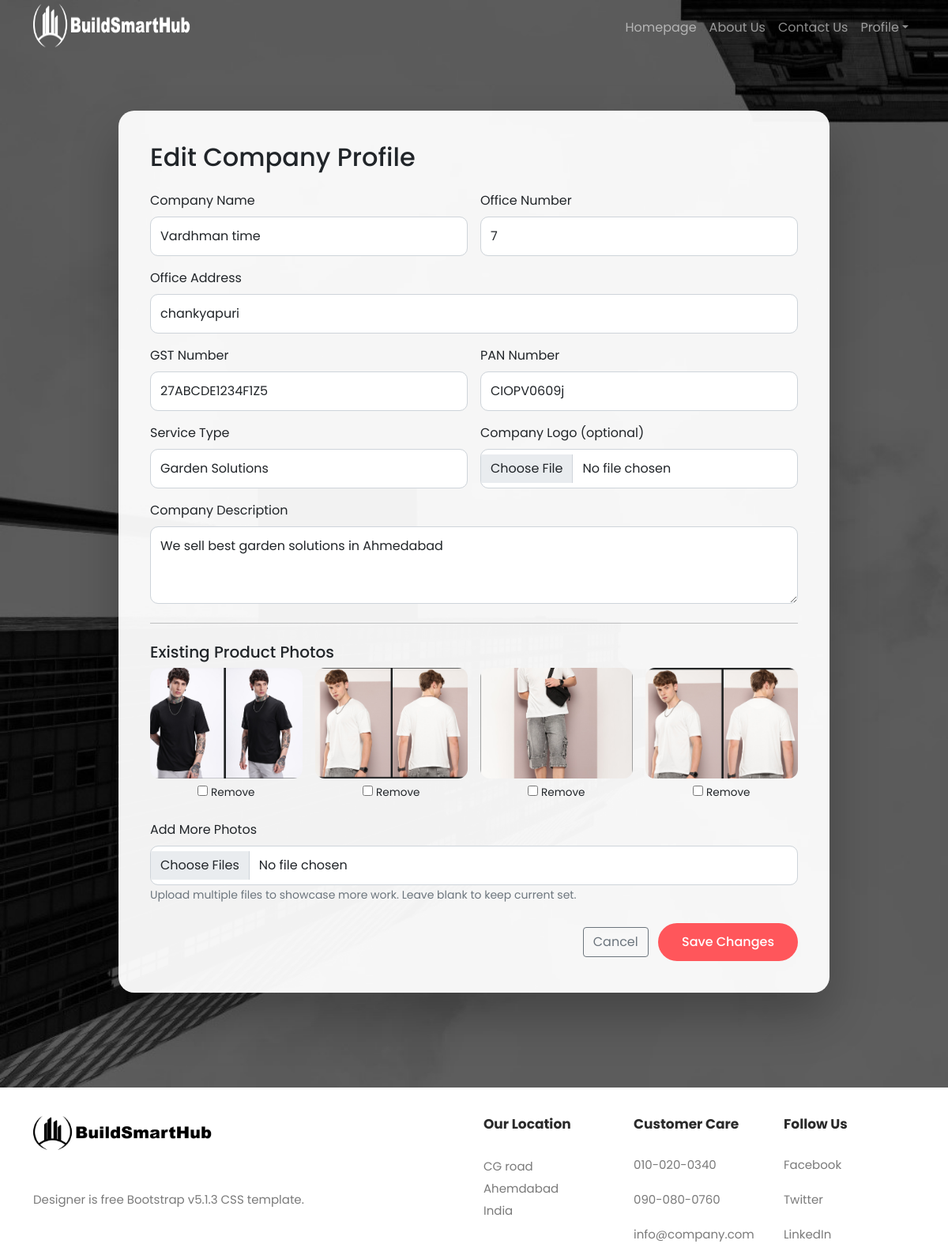
Screenshot of /editprofile.html/ (signed in) with the database file from the repository.
### demo/models.py (models this page shows, shortened)
class UserProfile(models.Model):
    user = models.ForeignKey('User', on_delete=models.CASCADE)
    company_name = models.CharField(max_length=100, unique=True)
    office_address = models.CharField(max_length=200)
    office_number = models.CharField(max_length=15)
    gst_number = models.CharField(max_length=20)
    pan_number = models.CharField(max_length=20)
    service_type = models.CharField(max_length=100, choices=SERVICE_TYPE_CHOICES)
    company_description = models.TextField()
    logo = models.ImageField(upload_to="Img/logo", blank=True, null=True)

class ProfileImage(models.Model):
    profile = models.ForeignKey(UserProfile, related_name='images', on_delete=models.CASCADE)
    image = models.ImageField(upload_to='Img/profile')
    uploaded_at = models.DateTimeField(auto_now_add=True)

### demo/views.py (the view, shortened to what this page needs)
# urls.py: path('editprofile.html/', views.editprofile,name='editprofile'),
def editprofile(request):
    logged_in_username = request.session.get('logged_in_username')
    service_type_choices = SERVICE_TYPE_CHOICES
    valid_service_types = [choice[0] for choice in service_type_choices]
    if not logged_in_username:
        messages.error(request, "Please login to edit your profile.")
        return redirect('trending')
    try:
        user = User.objects.get(name=logged_in_username)
    except User.DoesNotExist:
        messages.error(request, "User does not exist.")
        return redirect('trending')
    try:
        profile = UserProfile.objects.get(user=user)
    except UserProfile.DoesNotExist:
        messages.error(request, "No profile found. Create one first.")
        return redirect('createprof')
    context = {
        'profile': profile,
        'photos': profile.images.all(),
        'service_type_choices': service_type_choices,
        'selected_service_type': profile.service_type,
    }
    return render(request, 'demo/Modified_files/editprofile.html', context)

### demo/context_processors.py (called while the page is built)
def user_flags(request):
    return {
        'is_service_provider': request.session.get('is_service_provider', False),
        'is_user': request.session.get('is_user', False),
        'logged_in_username': request.session.get('logged_in_username'),
        'logged_in_user_id': request.session.get('logged_in_user_id'),
    }

### demo/templates/demo/Modified_files/editprofile.html (shortened to what this page needs)
{% load static %}
<!DOCTYPE html>
<html lang="en">
<head>
    <link href="{% static 'vendor/bootstrap/css/bootstrap.min.css' %}" rel="stylesheet">
    <link rel="stylesheet" href="{% static 'assets/css/fontawesome.css' %}">
    <link rel="stylesheet" href="{% static 'assets/css/templatemo-572-designer.css' %}">
</head>
<body>
<header>
    <nav class="main-navigation navbar navbar-expand-lg navbar-dark">
        <div class="container">
            <a class="navbar-brand" href="{% url 'choose' %}"><img src="{% static 'assets/images/projlogo-transformed.png' %}" style="height: 60px; width: 240px;"></a>
            <div class="collapse navbar-collapse" id="navbarNav">
                <ul class="navbar-nav ms-auto">
                    <li class="nav-item"><a class="nav-link" href="{% url 'choose' %}">Homepage</a></li>
                    <li class="nav-item"><a class="nav-link" href="{% url 'about' %}">About Us</a></li>
                    <li class="nav-item"><a class="nav-link" href="{% url 'contact' %}">Contact Us</a></li>
                    <li class="nav-item dropdown">
                        <a class="nav-link dropdown-toggle" href="#" id="navbarDropdown" role="button" data-bs-toggle="dropdown" aria-expanded="false">Profile</a>
                    </li>
                </ul>
            </div>
        </div>
    </nav>
</header>
<div class="edit-wrapper">
    <h2 class="mb-4">Edit Company Profile</h2>
    <form method="post" enctype="multipart/form-data">
        <div class="row g-3">
            <div class="col-md-6">
                <label class="form-label">Company Name</label>
                <input type="text" name="company_name" class="form-control" value="{{ profile.company_name }}" required>
            </div>
            <div class="col-md-6">
                <label class="form-label">Office Number</label>
                <input type="text" name="office_number" class="form-control" value="{{ profile.office_number }}" required>
            </div>
            <div class="col-12">
                <label class="form-label">Office Address</label>
                <input type="text" name="office_address" class="form-control" value="{{ profile.office_address }}" required>
            </div>
            <div class="col-md-6">
                <label class="form-label">GST Number</label>
                <input type="text" name="gst_number" class="form-control" value="{{ profile.gst_number }}" required>
            </div>
            <div class="col-md-6">
                <label class="form-label">PAN Number</label>
                <input type="text" name="pan_number" class="form-control" value="{{ profile.pan_number }}" required>
            </div>
            <div class="col-md-6">
                <label class="form-label">Service Type</label>
                <select name="service_type" class="form-control" required>
                    {% for value, label in service_type_choices %}
                    <option value="{{ value }}" {% if value == selected_service_type %}selected{% endif %}>{{ label }}</option>
                    {% endfor %}
                </select>
            </div>
            <div class="col-md-6">
                <label class="form-label">Company Logo (optional)</label>
                <input type="file" name="logo" class="form-control" accept="image/*">
            </div>
            <div class="col-12">
                <label class="form-label">Company Description</label>
                <textarea name="company_description" class="form-control" rows="3" required>{{ profile.company_description }}</textarea>
            </div>
        </div>
        <hr class="my-4">
        <h5>Existing Product Photos</h5>
        <div class="row existing-photos g-3">
            {% for photo in photos %}
            <div class="col-md-3 col-6 text-center">
                <img src="{{ photo.image.url }}" alt="Existing image {{ forloop.counter }}">
                <label><input type="checkbox" name="delete_photos" value="{{ photo.id }}"> Remove</label>
            </div>
            {% empty %}
            <p class="text-muted">No photos uploaded yet.</p>
            {% endfor %}
        </div>
        <div class="mt-4">
            <label class="form-label">Add More Photos</label>
            <input type="file" name="photos" class="form-control" accept="image/*" multiple>
            <small class="text-muted">Upload multiple files to showcase more work. Leave blank to keep current set.</small>
        </div>
        <div class="mt-4 text-end">
            <a href="{% url 'companyprofile' %}" class="btn btn-outline-secondary me-2">Cancel</a>
            <button type="submit" class="submit-btn">Save Changes</button>
        </div>
    </form>
</div>
<footer style="background-color: white; padding-top: 3%;">
    <div class="container">
        <div class="row">
            <div class="col-lg-4">
                <div class="about-widget">
                    <img src="{% static 'assets/images/footer-logo.png' %}" alt="designer template">
                    <p>Designer is free Bootstrap v5.1.3 CSS template.</p>
                </div>
            </div>
            <div class="col-lg-2 offset-lg-2">
                <div class="location-widget">
                    <h4>Our Location</h4>
                    <p>CG road <br>Ahemdabad <br>India</p>
                </div>
            </div>
            <div class="col-lg-2">
                <div class="customer-care">
                    <h4>Customer Care</h4>
                    <ul class="info">
                        <li><a href="#">010-020-0340</a></li>
                        <li><a href="#">090-080-0760</a></li>
                        <li><a href="#">info@company.com</a></li>
                    </ul>
                </div>
            </div>
            <div class="col-lg-2">
                <div class="follow-us">
                    <h4>Follow Us</h4>
                    <ul class="social-links">
                        <li><a href="#">Facebook</a></li>
                        <li><a href="#">Twitter</a></li>
                        <li><a href="#">LinkedIn</a></li>
                    </ul>
                </div>
            </div>
        </div>
    </div>
</footer>
</body>
</html>

### demo/static/assets/css/templatemo-572-designer.css (style rules this page uses)
body { font-family: 'Poppins', sans-serif; }
img { width: 100%; overflow: hidden; }
a { text-decoration: none; }
ul { padding: 0; margin: 0; list-style: none; }
ul li { display: inline-block; }
p { font-size: 15px; line-height: 28px; color: #7a7a7a; }
.main-navigation { position: absolute; width: 100%; padding-top: 0px; -webkit-transition: all .3s; transition: all .3s; }
.navbar-nav { background-color: #2a2a2a; border-radius: 7.5px; padding: 10px 20px; margin-top: 0px; }
@media (min-width: 992px) { .navbar-nav { background-color: transparent; border-radius: 0px; padding: 0px; margin-top: 0px; } }
.navbar-expand-lg .navbar-collapse { -webkit-box-pack: end; -ms-flex-pack: end; justify-content: flex-end; }
footer { margin-top: 80px; text-align: center; }
@media (min-width: 992px) { footer { text-align: left; margin-top: 120px; } }
footer .about-widget img { max-width: 273px; margin-bottom: 45px; }
footer h4 { font-size: 17px; font-weight: 700; text-transform: capitalize; color: #2a2a2a; margin-bottom: 30px; margin-top: 45px; }
@media (min-width: 992px) { footer h4 { margin-top: 0px; } }
footer ul.info li { display: block; margin-bottom: 20px; }
footer ul.info li a { font-size: 15px; color: #7a7a7a; -webkit-transition: all .5s; transition: all .5s; }
footer ul.info li:last-child { margin-bottom: 0px; }
footer ul.social-links li { display: block; margin-bottom: 20px; }
footer ul.social-links li a { font-size: 15px; color: #7a7a7a; -webkit-transition: all .5s; transition: all .5s; }
footer ul.social-links li:last-child { margin-bottom: 0px; }

### rows the page displays
UserProfile: company_name "Vardhman time", office_number "7", office_address "chankyapuri", gst_number "27ABCDE1234F1Z5", pan_number "CIOPV0609j", service_type "Garden Solutions", company_description "We sell best garden solutions in Ahmedabad"
ProfileImage: image (picture)
ProfileImage: image (picture)
ProfileImage: image (picture)
ProfileImage: image (picture)
